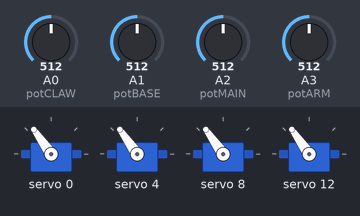
Bench run of a sketch on a simulated Arduino Uno, built with avr-gcc and run on an emulated ATmega328P. Shown: 4 × servo. Inputs (shaded band) come from the test bench; at power-on: A0 (potCLAW) = 512, A1 (potBASE) = 512, A2 (potMAIN) = 512, A3 (potARM) = 512.

Above: at 1.2 s.
1.3 s: A0 (potCLAW) set to 610
At 2.2 s:
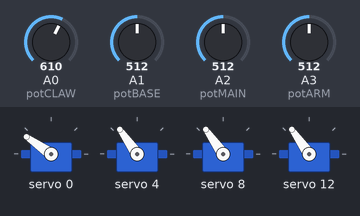
2.8 s: A1 (potBASE) set to 610
At 3.8 s:
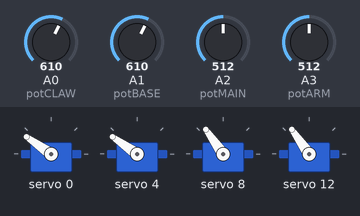
4.3 s: A2 (potMAIN) set to 610
At 5.5 s:
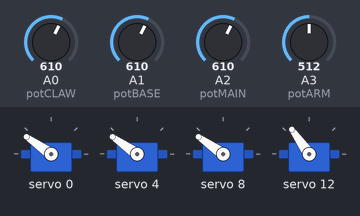
5.8 s: A3 (potARM) set to 610
At 6.5 s:
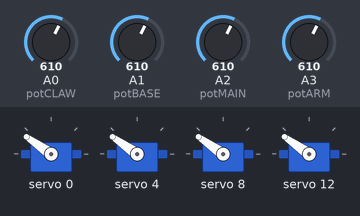
7.3 s: A0 (potCLAW) set to 716
At 8.1 s:
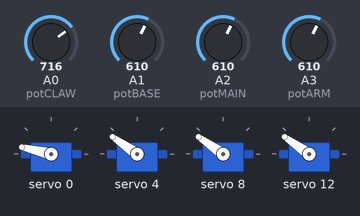
8.8 s: A1 (potBASE) set to 716
At 10.0 s:
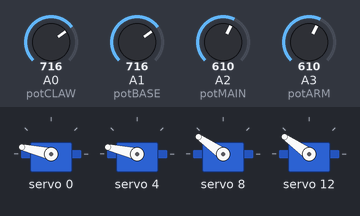
Timing chart, 0 to 11.3 s (numbered marks = the images above; inputs shaded):
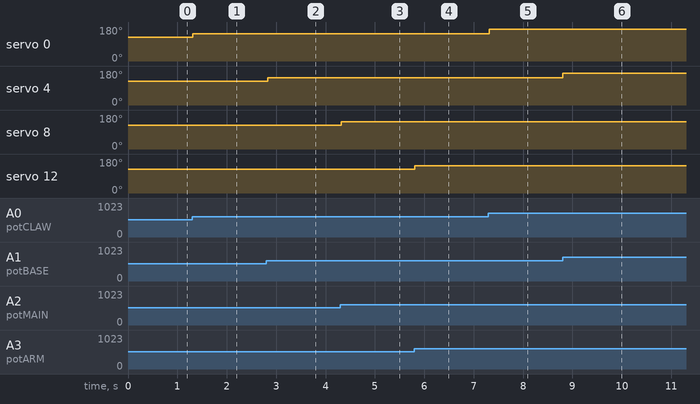

Measured:
- after the input at 1.3 s, servo 0: 125° → 145° at once
- after the input at 2.8 s, servo 4: 125° → 145° at once
- after the input at 4.3 s, servo 8: 125° → 145° at once
- after the input at 5.8 s, servo 12: 125° → 145° at once
- after the input at 7.3 s, servo 0: 145° → 167° at once
- after the input at 8.8 s, servo 4: 145° → 167° at once

The sketch:

NinjaArm-Code.ino
```cpp
#include <Wire.h>
#include <Adafruit_PWMServoDriver.h>
Adafruit_PWMServoDriver srvBoard = Adafruit_PWMServoDriver();

const int potCLAW = A0;
const int potBASE = A1;
const int potMAIN = A2;
const int potARM  = A3;

const int chaCLAW = 0;
const int chaBASE = 4;
const int chaMAIN = 8;
const int chaARM  = 12;

#define servoMin 150
#define servoMax 600

void setup() {
  Serial.begin(9600);
  srvBoard.begin();
  srvBoard.setOscillatorFrequency(27000000);
  srvBoard.setPWMFreq(50);
  delay(10);
}

void loop() {
  int potClawV = analogRead(potCLAW);
  int potBaseV = analogRead(potBASE);
  int potMainV = analogRead(potMAIN);
  int potArmV  = analogRead(potARM);

  int pulseClaw = map(potClawV, 0, 1023, servoMin, servoMax);
  int pulseBase = map(potBaseV, 0, 1023, servoMin, servoMax);
  int pulseMain = map(potMainV, 0, 1023, servoMin, servoMax);
  int pulseArm  = map(potArmV,  0, 1023, servoMin, servoMax);

  srvBoard.setPWM(chaCLAW, 0, pulseClaw);
  srvBoard.setPWM(chaBASE, 0, pulseBase);
  srvBoard.setPWM(chaMAIN, 0, pulseMain);
  srvBoard.setPWM(chaARM,  0, pulseArm);

  delay(20);
}
```
